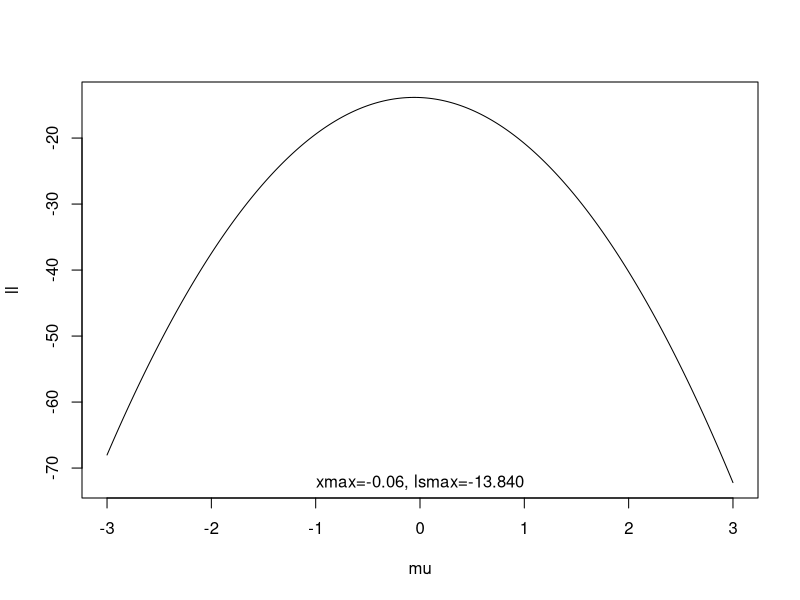
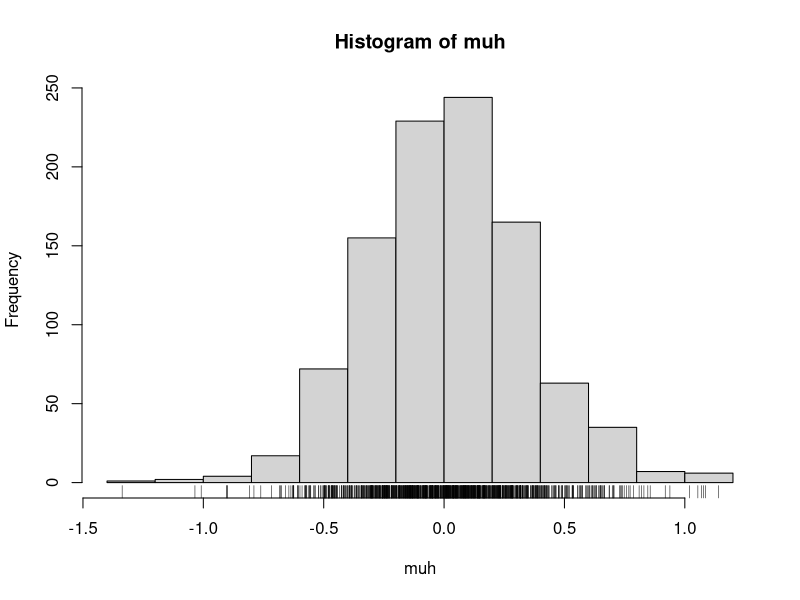
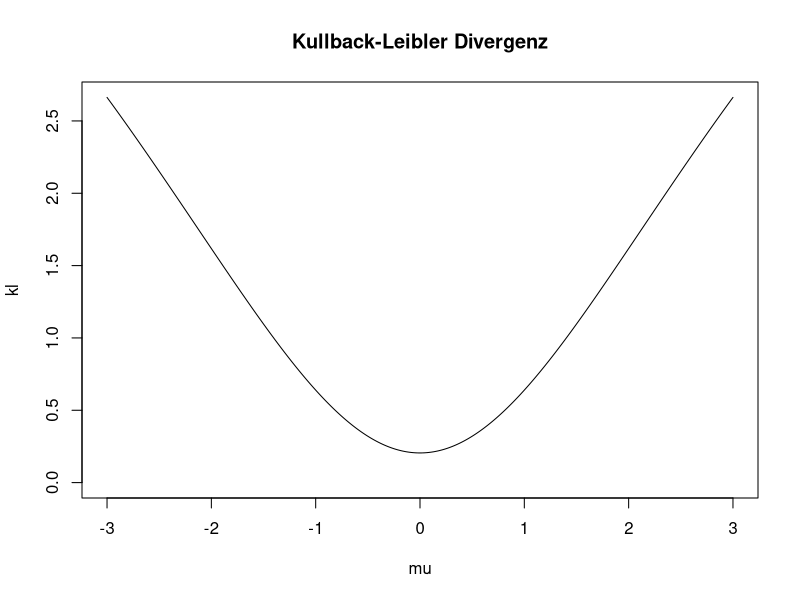
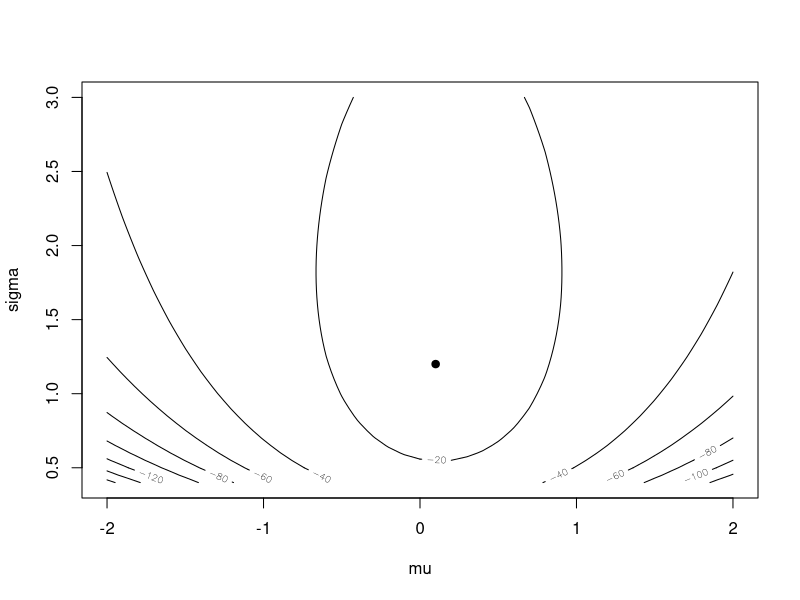
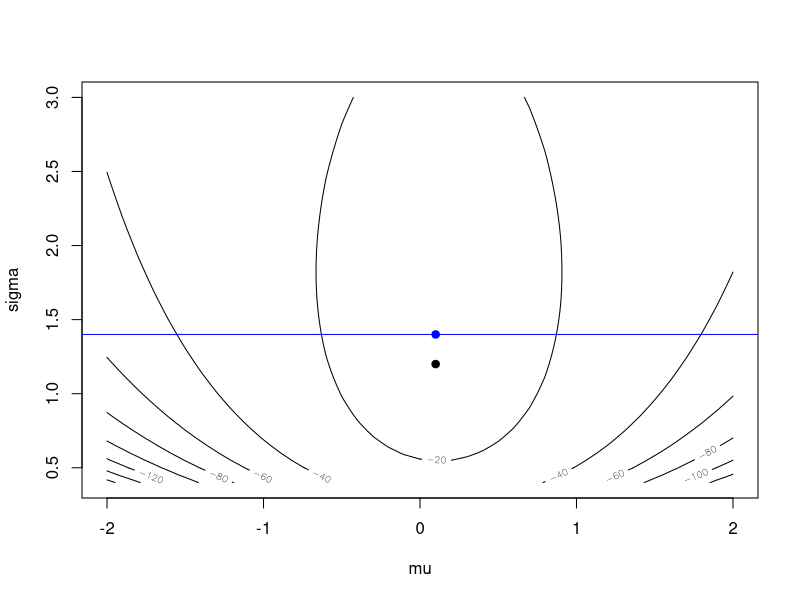

Reproduce these figures in R, in order.
## ------------------------------------------------------------------------------------------------------------------------------
## a
# X~t_3 : E(X)=0, Var(X)=3/(3-2)=3
sample <- rt(25,3)
sample
## b
llikmu <- function(mu, x) {
  n <- length(x)
  -1/4*sum((x-mu)^2)
}
#
mu <- seq(-3, +3, by=0.01)
ll <- rep(NA, length(mu))
for (i in 1:length(mu)) ll[i] <- llikmu(mu[i], sample)
pos <- which.max(ll)
plot(mu, ll, type="l")
text(0, min(ll), sprintf("xmax=%.2f, lsmax=%.3f", mu[pos], ll[pos]))
## c
B   <- 1000
muh <- rep(NA, B)
for (i in 1:B) {
  sample <- rt(25, 3)
  muh[i] <- optimise(llikmu, c(-3,3), x=sample, maximum = TRUE)$maximum
}
hist(muh)
rug(muh)
## d
kldiv <- function(mu) {
  fun <- function(x, mu) {
    dnorm(x, mean=mu, sd=1/sqrt(2))*log(dnorm(x, mean=mu, sd=1/sqrt(2))/dt(x,3))
  }
  integrate(fun, -5, 5, mu=mu)$value
}
#
mu <- seq(-3, 3, by=0.01)
kl <- rep(NA, length(mu))
for (i in 1:length(mu)) kl[i] <- kldiv(mu[i])
plot (mu, kl, type="l", main="Kullback-Leibler Divergenz", ylim=c(0,max(kl)))
## e
llikmu <- function(musig, x) {
  n <- length(x)
  -n/2*log(musig[2])-1/(2*musig[2])*sum((x-musig[1])^2)
}
#
mu    <- seq(-2,2,by=0.1)
sigma <- seq(0.4, 3, by=0.05)
musig <- expand.grid(mu=mu, sigma=sigma)
head(musig)
sample <- rt(25,3)
z <- rep(NA, nrow(musig))
for (i in 1:nrow(musig)) {
  z[i] <- llikmu(as.numeric(musig[i,]), sample)
}
z <- matrix(z, nrow=length(mu))
contour(mu, sigma, z, xlab="mu", ylab="sigma")
pos <- which(z==max(z), arr.ind = TRUE)
points(mu[pos[1]], sigma[pos[2]], pch=19)
## f
contour(mu, sigma, z, xlab="mu", ylab="sigma")
pos  <- which(z==max(z), arr.ind = TRUE)
points(mu[pos[1]], sigma[pos[2]], pch=19)
z[pos[1],pos[2]]
pos  <- which.min((sqrt(2)-sigma)^2)
abline(h=sigma[pos], col="blue")
mpos <- which.max(z[,pos])
z[mpos,pos]
points(mu[mpos], sigma[pos], pch=19, col="blue")
